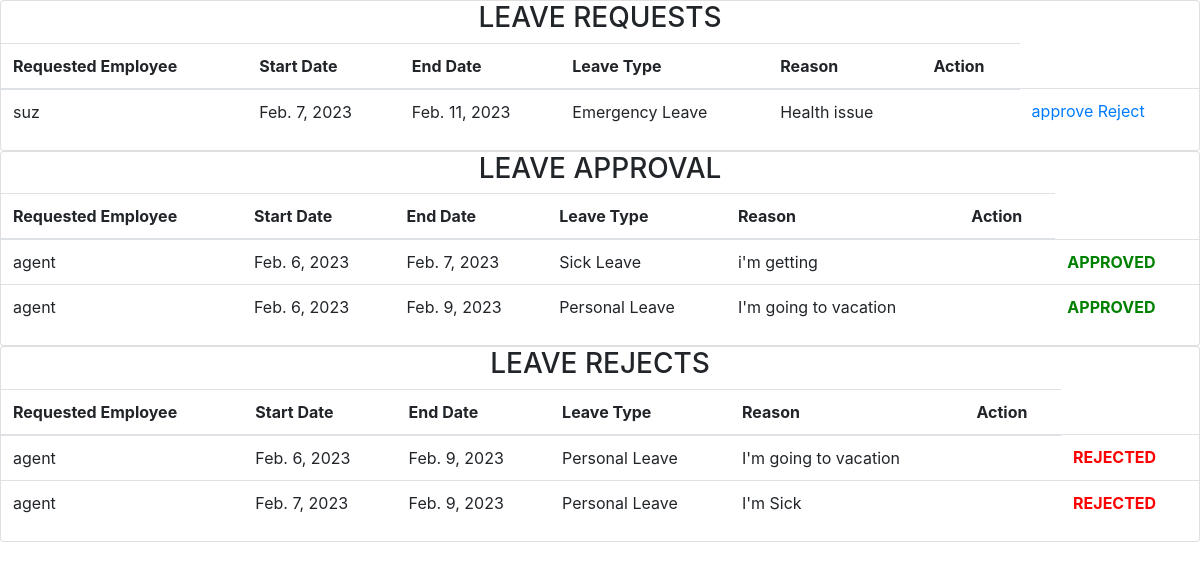
/approvedleace/ (signed in), run on the app's committed database.
### user/models.py (models this page shows, shortened)
class leaverequest(models.Model):
    user=models.ForeignKey(Employee,on_delete=models.CASCADE)
    from_date=models.DateField(null=False)
    to_date=models.DateField(null=False)
    leave_type=models.CharField(max_length=50,null=False)
    reason=models.TextField(max_length=1000,null=False)
    is_approved=models.BooleanField(null=True,default=False)
    is_rejected=models.BooleanField(null=True,default=False)

class Employee(models.Model):
    GENDER = (('male','MALE'),
     ('female', 'FEMALE'),
     ('other', 'OTHER'))
    BANK=(('bank of boroda','BANK OF BARODA'),
    ('union BANK','UNION BANK'),
    ('SBI','STATE BANK OF INDIA'),
    ('axis','AXIS BANK LTD'),
    ('canara bank','CANARA BANK'),
    ('citi bank','CITI BANK'),
    ('HDFC','HDFC BANK'),
    ('icici','ICICI BANK'))
    user=models.OneToOneField(settings.AUTH_USER_MODEL,on_delete=models.CASCADE,primary_key=True)
    dob=models.DateField(max_length=20,null=True)
    user_type=models.CharField(choices=user_type,default='Employee',max_length=20)
    emp_id=models.CharField(max_length=20 ,default='EMP'+str(random.randrange(100000,999999)))
    address = models.TextField(max_length=100, default='')
    gender = models.CharField(choices=GENDER, max_length=10)
    department=models.CharField(max_length=20,null=False)
    joined_date = models.DateTimeField(default=timezone.now)
    language = models.CharField(max_length=10, default='English')
    bank_name = models.CharField(max_length=25,choices=BANK)
    account_no=models.CharField(max_length=20,null=True)
    ifsc_code=models.CharField(max_length=20,null=True)
    role=models.CharField(max_length=20,null=True)
    salary = models.CharField(max_length=16,default='00,000.00')
    is_approved=models.BooleanField(null=True,default=False)
    is_rejected=models.BooleanField(null=True,default=False)
    def __str__(self):
        return self.user.username

class User(AbstractUser):
    username=models.CharField(max_length=20,unique=True)
    first_name=models.CharField(max_length=20)
    last_name=models.CharField(max_length=20)
    email=models.EmailField(max_length=30)
    Is_Admin = models.BooleanField(default=False)
    Is_Manager = models.BooleanField(default=False)
    Is_Hr = models.BooleanField(default=False)
    Is_Employee = models.BooleanField(default=False)
    mobile_number=models.CharField(max_length=13)

### user/views.py (the view)
# urls.py: path('approvedleace/',views.approvedleave,name='approveleave'),
@login_required
def approvedleave(request):
    a=leaverequest.objects.all()
    return render(request,'acceptleave.html',locals())

### templates/acceptleave.html (shortened to what this page needs)
    <link rel="stylesheet" href="https://maxcdn.bootstrapcdn.com/bootstrap/4.0.0/css/bootstrap.min.css">
<div class="card">
<center>
    <h3> LEAVE REQUESTS</h3>
</center>
<table class="table table-hover">
    <thead>
        <th>Requested Employee</th>
        <th>Start Date</th>
        <th>End Date</th>
        <th>Leave Type</th>
        <th>Reason</th>
        <th>Action</th>
    </thead>
    <tbody>
        {% for i in a %}
        {% if i.is_approved == False and i.is_rejected == False and i.user.is_approved == True %}
        <tr>
            <td>{{i.user}}</td>
            <td>{{i.from_date}}</td>
            <td>{{i.to_date}}</td>
            <td>{{i.leave_type}}</td>
          <td>{{i.reason}}<td>
            <td>
                <a href = {% url 'approve' i.id %}>approve</a>
                <a href = {% url 'reject' i.id %}>Reject</a>
            </td>
        </tr>
        {% endif %}
        {% endfor %}
    </tbody>
    </table>
</div>
<div class="card">
<center>
    <h3> LEAVE APPROVAL</h3>
</center>
    <table class="table table-hover">
    <thead>
        <th>Requested Employee</th>
        <th>Start Date</th>
        <th>End Date</th>
        <th>Leave Type</th>
        <th>Reason</th>
        <th>Action</th>
    </thead>
    <tbody>
        {% for i in a %}
        {% if i.is_approved == True  and i.user.is_approved == True %}
        <tr>
            <td>{{i.user}}</td>
            <td>{{i.from_date}}</td>
            <td>{{i.to_date}}</td>
            <td>{{i.leave_type}}</td>
          <td>{{i.reason}}<td>
            <td><b style="color:green">APPROVED</b> </td>
        </tr>
        {% endif %}
        {% endfor %}
    </tbody>
</table>
</div>
<div class="card">
    <center>
    <h3> LEAVE REJECTS</h3>
</center>
    <table class="table table-hover">
    <thead>
        <th>Requested Employee</th>
        <th>Start Date</th>
        <th>End Date</th>
        <th>Leave Type</th>
        <th>Reason</th>
        <th>Action</th>
    </thead>
    <tbody>
        {% for i in a %}
        {% if i.is_rejected == True  and i.user.is_approved == True %}
        <tr>
            <td>{{i.user}}</td>
            <td>{{i.from_date}}</td>
            <td>{{i.to_date}}</td>
            <td>{{i.leave_type}}</td>
          <td>{{i.reason}}<td>
            <td><b style="color:red">REJECTED</b>
            </td>
        </tr>
        {% endif %}
        {% endfor %}
    </tbody>
</table>
</div>

### data on the page
leaverequest: user "suz", from_date "Feb. 7, 2023", to_date "Feb. 11, 2023", leave_type "Emergency Leave", reason "Health issue"
leaverequest: user "agent", from_date "Feb. 6, 2023", to_date "Feb. 7, 2023", leave_type "Sick Leave", reason "i'm getting"
leaverequest: user "agent", from_date "Feb. 6, 2023", to_date "Feb. 9, 2023", leave_type "Personal Leave", reason "I'm going to vacation"
leaverequest: user "agent", from_date "Feb. 6, 2023", to_date "Feb. 9, 2023", leave_type "Personal Leave", reason "I'm going to vacation"
leaverequest: user "agent", from_date "Feb. 7, 2023", to_date "Feb. 9, 2023", leave_type "Personal Leave", reason "I'm Sick"
